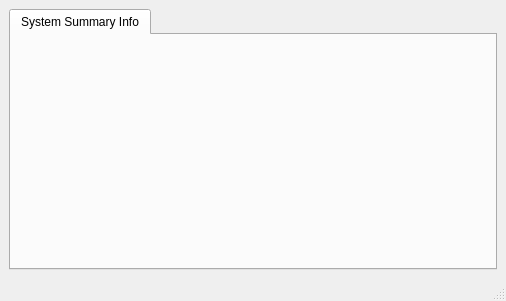
<?xml version="1.0" encoding="UTF-8"?>
<ui version="4.0">
 <class>MainWindow</class>
 <widget class="QMainWindow" name="MainWindow">
  <property name="geometry">
   <rect>
    <x>0</x>
    <y>0</y>
    <width>506</width>
    <height>301</height>
   </rect>
  </property>
  <property name="windowTitle">
   <string>MainWindow</string>
  </property>
  <widget class="QWidget" name="centralwidget">
   <layout class="QGridLayout" name="gridLayout">
    <item row="0" column="0">
     <widget class="QTabWidget" name="tabWidget">
      <property name="currentIndex">
       <number>0</number>
      </property>
      <widget class="HEHUI::SystemSummaryInfo" name="tabSystemSummaryInfo">
       <attribute name="title">
        <string>System Summary Info</string>
       </attribute>
      </widget>
     </widget>
    </item>
   </layout>
  </widget>
  <widget class="QStatusBar" name="statusbar"/>
 </widget>
 <customwidgets>
  <customwidget>
   <class>HEHUI::SystemSummaryInfo</class>
   <extends>QWidget</extends>
   <header>systemsummaryinfo.h</header>
   <container>1</container>
  </customwidget>
 </customwidgets>
 <resources/>
 <connections/>
</ui>
